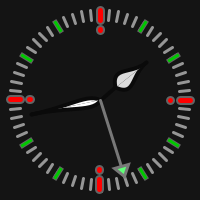
Frame 1 (no input)
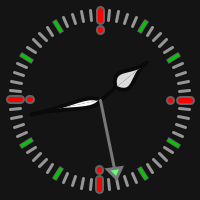
Frame 60 (the mouse pressed at the canvas centre just before this capture)
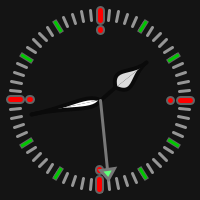
Frame 120 (the mouse held since frame 60 and released just before this capture)

The Processing sketch that drew these frames (run headless with seeded random() and noise(); from frame 60 on, the mouse is pressed at the canvas centre):

// Processing sketch: processing_186582
// ── processing_186582.pde




void setup()
{size(200, 200);}

void draw()
{background(20);
  translate(width/2, height/2);
  for (int m=1 ; m<=60 ; m++ )
  {minuteTick(m);  }
  for (int h=1 ; h<=12 ; h++ )
  { hourTick(h);
  }
  quarterTick(3);
  quarterTick(6);
  quarterTick(9);
  quarterTick(12);
  hourHand(hour()+float(minute())/60);
 minuteHand(minute());
  secondHand(second());
}void hourHand(float hour)
{  pushMatrix();
  pushStyle();
  rotate(hourAngle(hour));
  stroke(10);
  fill(220);
  strokeWeight(4);
  line(0,0, 20,0);
  bezier(20, 0, 30, 20, 40, 0, 60, 0);
  bezier(20, 0, 30, -20, 40, 0, 60, 0);
  popStyle();
  popMatrix();
}
void minuteHand(int minute)
{  pushMatrix();
  pushStyle();
  rotate(minuteAngle(minute));
  stroke(10);
  strokeWeight(4);
  bezier(0, 0, 10, 10, 30, 0, 70, 0);
  bezier(0, 0, 10, -10, 30, 0, 70, 0);
  popStyle();
  popMatrix();
}
void secondHand(int second)
{  pushMatrix();
  pushStyle();
  rotate(minuteAngle(second));
  stroke(120);
  strokeWeight(3);
  line(0, 0, 80, 0);
  fill(color(95,255,120));
  triangle(80, 0, 70, 7, 70, -7); 
  popStyle();
  popMatrix();
}
void quarterTick(int q)
{
  pushMatrix();
  float angle = hourAngle(q);
  rotate(angle);
  strokeCap(ROUND);
  stroke(100);
  strokeWeight(9);
  line(80, 0, 90, 0);
  point(70, 0);
  stroke(color(255, 0, 0));
  strokeWeight(5);
  line(80, 0, 90, 0);
  point(70, 0);
  popMatrix();
}
void hourTick(int h)
{
  pushMatrix();
  float angle = hourAngle(h);
  rotate(angle);
  strokeCap(PROJECT);
  stroke(100);
  strokeWeight(5);
  line(80, 0, 90, 0);
  stroke(color(0, 200, 0));
  strokeWeight(3);

line(80, 0, 90, 0);
  popMatrix();
}
void minuteTick(int m)
{
  pushMatrix();
  float angle = minuteAngle(m);
  rotate(angle);
  strokeCap(ROUND);
  stroke(150);
  strokeWeight(3);
  line(80, 0, 90, 0);
  popMatrix();
}
float hourAngle(float hour)
{
  return radians(map(hour, 0, 12, -90, 270));
}
float minuteAngle(float minute)
{
  return radians(map(minute, 0, 60, -90, 270));
}
